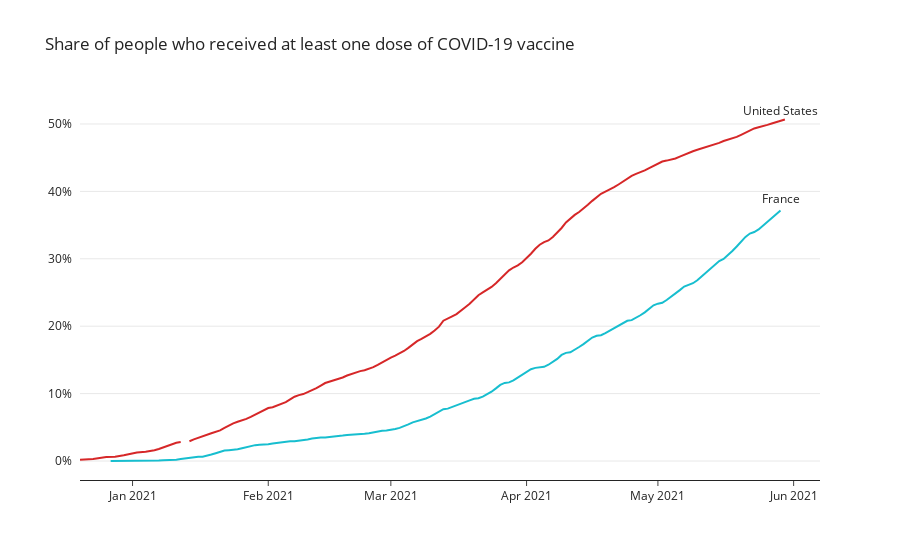

The notebook cell this image was saved under:
### Code cell
fig1 = px.line(cdc_us_fr, x="date", y="perc_vac", color='location', 
              title= "Share of people who received at least one dose of COVID-19 vaccine",
             labels={
                 "perc_vac": "",
                 "date": "",
                 "location": "Country"
             },
            color_discrete_map={ # replaces default color mapping by value
                "France": "#17becf", "United States": "#d62728"
            },
              template="simple_white" 
             )
fig1.update_yaxes(ticksuffix="%", showgrid=True, showline=False, tickwidth=0, tickcolor='white')
fig1.update_xaxes(showline=True, zeroline=True)
fig1.update(layout_showlegend=False)
fig1.add_annotation(text="France", x="2021-05-29", y=39, arrowhead=1, showarrow=False)
fig1.add_annotation(text="United States", x="2021-05-29", y=52, arrowhead=1, showarrow=False)

fig1.show()

### Figure 1 — Plotly figure (JSON) as saved in the notebook; plotly's stock layout.template omitted (floating-point values rounded to 4 significant figures; data arrays with more than 128 entries replaced by an {"elided": "..."} marker saying what was removed)
{"data": [{"hovertemplate": "Country=France<br>=%{y}<extra></extra>", "legendgroup": "France", "line": {"color": "#17becf", "dash": "solid"}, "mode": "lines", "name": "France", "orientation": "v", "showlegend": true, "type": "scatter", "x": {"elided": "154 str values"}, "xaxis": "x", "y": {"elided": "154 float values"}, "yaxis": "y"}, {"hovertemplate": "Country=United States<br>=%{y}<extra></extra>", "legendgroup": "United States", "line": {"color": "#d62728", "dash": "solid"}, "mode": "lines", "name": "United States", "orientation": "v", "showlegend": true, "type": "scatter", "x": {"elided": "148 str values"}, "xaxis": "x", "y": {"elided": "148 float values"}, "yaxis": "y"}], "layout": {"annotations": [{"arrowhead": 1, "showarrow": false, "text": "France", "x": "2021-05-29", "y": 39}, {"arrowhead": 1, "showarrow": false, "text": "United States", "x": "2021-05-29", "y": 52}], "legend": {"title": {"text": "Country"}, "tracegroupgap": 0}, "showlegend": false, "title": {"text": "Share of people who received at least one dose of COVID-19 vaccine"}, "xaxis": {"anchor": "y", "domain": [0, 1], "showline": true, "title": {"text": ""}, "zeroline": true}, "yaxis": {"anchor": "x", "domain": [0, 1], "showgrid": true, "showline": false, "tickcolor": "white", "ticksuffix": "%", "tickwidth": 0, "title": {"text": ""}}}}
